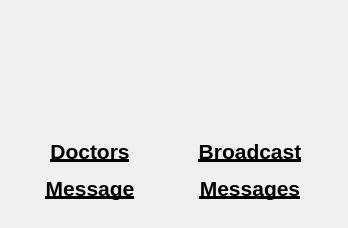
<?xml version="1.0" encoding="UTF-8"?>
<ui version="4.0">
 <class>messageDoctorDialog</class>
 <widget class="QDialog" name="messageDoctorDialog">
  <property name="geometry">
   <rect>
    <x>0</x>
    <y>0</y>
    <width>348</width>
    <height>228</height>
   </rect>
  </property>
  <property name="windowTitle">
   <string>Messages</string>
  </property>
  <widget class="QPushButton" name="doctorMessage">
   <property name="geometry">
    <rect>
     <x>40</x>
     <y>10</y>
     <width>120</width>
     <height>120</height>
    </rect>
   </property>
   <property name="maximumSize">
    <size>
     <width>120</width>
     <height>120</height>
    </size>
   </property>
   <property name="styleSheet">
    <string notr="true">border:none;</string>
   </property>
   <property name="text">
    <string/>
   </property>
   <property name="icon">
    <iconset>
     <normaloff>../../../Images/write_bill.png</normaloff>../../../Images/write_bill.png</iconset>
   </property>
   <property name="iconSize">
    <size>
     <width>100</width>
     <height>100</height>
    </size>
   </property>
  </widget>
  <widget class="QPushButton" name="broadcastMessage">
   <property name="geometry">
    <rect>
     <x>190</x>
     <y>20</y>
     <width>120</width>
     <height>120</height>
    </rect>
   </property>
   <property name="maximumSize">
    <size>
     <width>120</width>
     <height>120</height>
    </size>
   </property>
   <property name="styleSheet">
    <string notr="true">border:none;</string>
   </property>
   <property name="text">
    <string/>
   </property>
   <property name="icon">
    <iconset>
     <normaloff>../../../Images/search_prescription.png</normaloff>../../../Images/search_prescription.png</iconset>
   </property>
   <property name="iconSize">
    <size>
     <width>100</width>
     <height>100</height>
    </size>
   </property>
  </widget>
  <widget class="QLabel" name="doctorMessageLabel">
   <property name="geometry">
    <rect>
     <x>0</x>
     <y>130</y>
     <width>180</width>
     <height>80</height>
    </rect>
   </property>
   <property name="minimumSize">
    <size>
     <width>180</width>
     <height>80</height>
    </size>
   </property>
   <property name="maximumSize">
    <size>
     <width>180</width>
     <height>40</height>
    </size>
   </property>
   <property name="text">
    <string>&lt;html&gt;&lt;head/&gt;&lt;body&gt;&lt;p&gt;&lt;span style=&quot; font-size:16pt; font-weight:600; text-decoration: underline;&quot;&gt;Doctors&lt;/span&gt;&lt;/p&gt;&lt;p&gt;&lt;span style=&quot; font-size:16pt; font-weight:600; text-decoration: underline;&quot;&gt;Message&lt;/span&gt;&lt;/p&gt;&lt;/body&gt;&lt;/html&gt;</string>
   </property>
   <property name="alignment">
    <set>Qt::AlignCenter</set>
   </property>
  </widget>
  <widget class="QLabel" name="broadcastMessageLabel">
   <property name="geometry">
    <rect>
     <x>160</x>
     <y>130</y>
     <width>180</width>
     <height>80</height>
    </rect>
   </property>
   <property name="minimumSize">
    <size>
     <width>180</width>
     <height>80</height>
    </size>
   </property>
   <property name="maximumSize">
    <size>
     <width>180</width>
     <height>40</height>
    </size>
   </property>
   <property name="text">
    <string>&lt;html&gt;&lt;head/&gt;&lt;body&gt;&lt;p&gt;&lt;span style=&quot; font-size:16pt; font-weight:600; text-decoration: underline;&quot;&gt;Broadcast&lt;/span&gt;&lt;/p&gt;&lt;p&gt;&lt;span style=&quot; font-size:16pt; font-weight:600; text-decoration: underline;&quot;&gt;Messages&lt;/span&gt;&lt;/p&gt;&lt;/body&gt;&lt;/html&gt;</string>
   </property>
   <property name="alignment">
    <set>Qt::AlignCenter</set>
   </property>
  </widget>
 </widget>
 <resources/>
 <connections/>
</ui>
